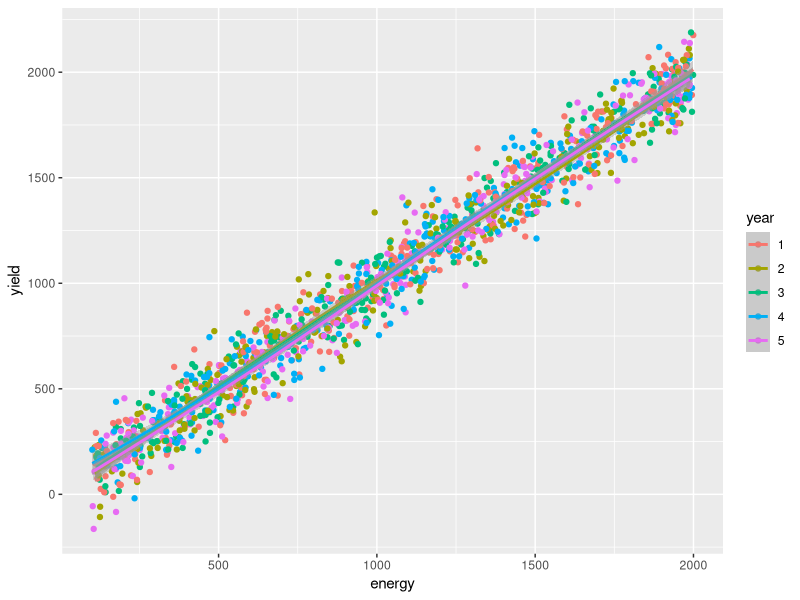

Source code (R):
# How many data points
years <- 5
farmers <- 30
fields <- 10
n <- years * farmers * fields

# simulate energy values
energy_range <- c(100, 2000)
energy <- runif(n = n, min = energy_range[1], max = energy_range[2])

# Model coefficients
b0 <- 0.4
b1 <- 1

# Simulating yields with noise
noise <- 100
yield <- b0 + b1*energy + rnorm(n, mean = 0, sd = noise)

# Putting all data in a data.frame
library(dplyr)
data <- expand.grid(farmer = 1:30, year = 1:5, field = 1:10) %>% 
  mutate_all(as.factor)
data <- cbind(data, yield = yield, energy = energy)

# Silly model
lm(yield ~ energy, data)


# Silly plot
library(ggplot2)
ggplot(data, aes(x = energy, y = yield, color = year)) +
  geom_point() +
  geom_smooth()

